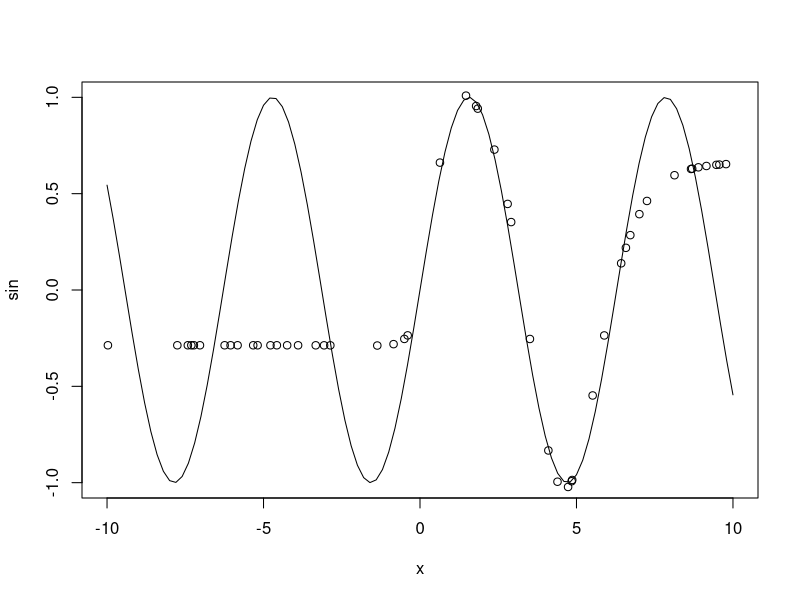
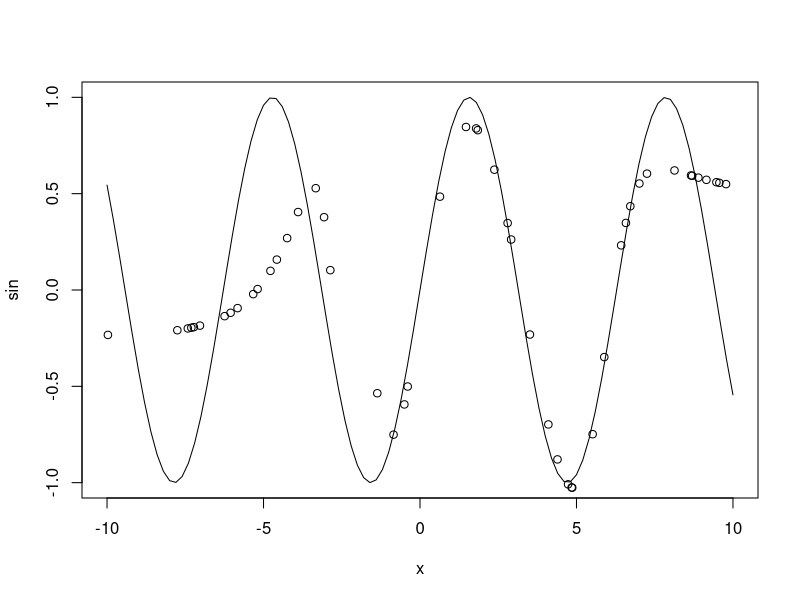

Generate these figures, in order, with R:
## ---- chunk 1
knitr::opts_chunk$set(echo = TRUE)
## ---- chunk 2
set.seed(42)
x<-runif(200, -10, 10)
y<-sin(x)
## ---- chunk 3
weight<-runif(10, -1, 1)
## ---- chunk 4
set.seed(42)
index<-sample(1:length(x),round(0.75*length(x)),replace=FALSE)
reg.train<-data.frame(X=x[index],Y=y[index])
reg.test<-data.frame(X=x[-index],Y=y[-index])
## ---- chunk 5
library(nnet)
set.seed(42)
reg.model.1<-nnet(reg.train$X,reg.train$Y,size=3,maxit=50,Wts=weight,linout=TRUE)
## ---- chunk 6
str(reg.model.1)
## ---- chunk 7
predict.model.1<-predict(reg.model.1,data.frame(X=reg.test$X))
str(predict.model.1)
## ---- chunk 8
rmse.reg<-sqrt(sum((reg.test$Y-predict.model.1)^2))
rmse.reg
## ---- chunk 9
plot(sin, -10, 10)
points(reg.test$X,predict.model.1)
## ---- chunk 10
set.seed(42)
reg.model.2<-nnet(reg.train$X,reg.train$Y,size=7,maxit=50,Wts=runif(22, -1, 1),linout=TRUE)
## ---- chunk 11
str(reg.model.2)
## ---- chunk 12
predict.model.2<-predict(reg.model.2,data.frame(X=reg.test$X))
str(predict.model.2)
## ---- chunk 13
rmse.reg<-sqrt(sum((reg.test$Y-predict.model.2)^2))
rmse.reg
## ---- chunk 14
plot(sin, -10, 10)
points(reg.test$X,predict.model.2)
## ---- chunk 15
data<-iris

scale.data<-data.frame(lapply(data[,1:4], function(x) scale(x)))
scale.data$Species<-data$Species

index<-sample(1:nrow(scale.data),round(0.75*nrow(scale.data)),replace=FALSE)
clust.train<-scale.data[index,]
clust.test<-scale.data[-index,]
## ---- chunk 16
set.seed(42)
clust.model<-nnet(Species~.,size=10,Wts=runif(83, -1, 1),data=clust.train)
## ---- chunk 17
predict.model.clust<-predict(clust.model,clust.test[,1:4],type="class")
## ---- chunk 18
(Table<-table(clust.test$Species ,predict.model.clust))
## ---- chunk 19
(accuracy<-sum(diag(Table))/sum(Table))
